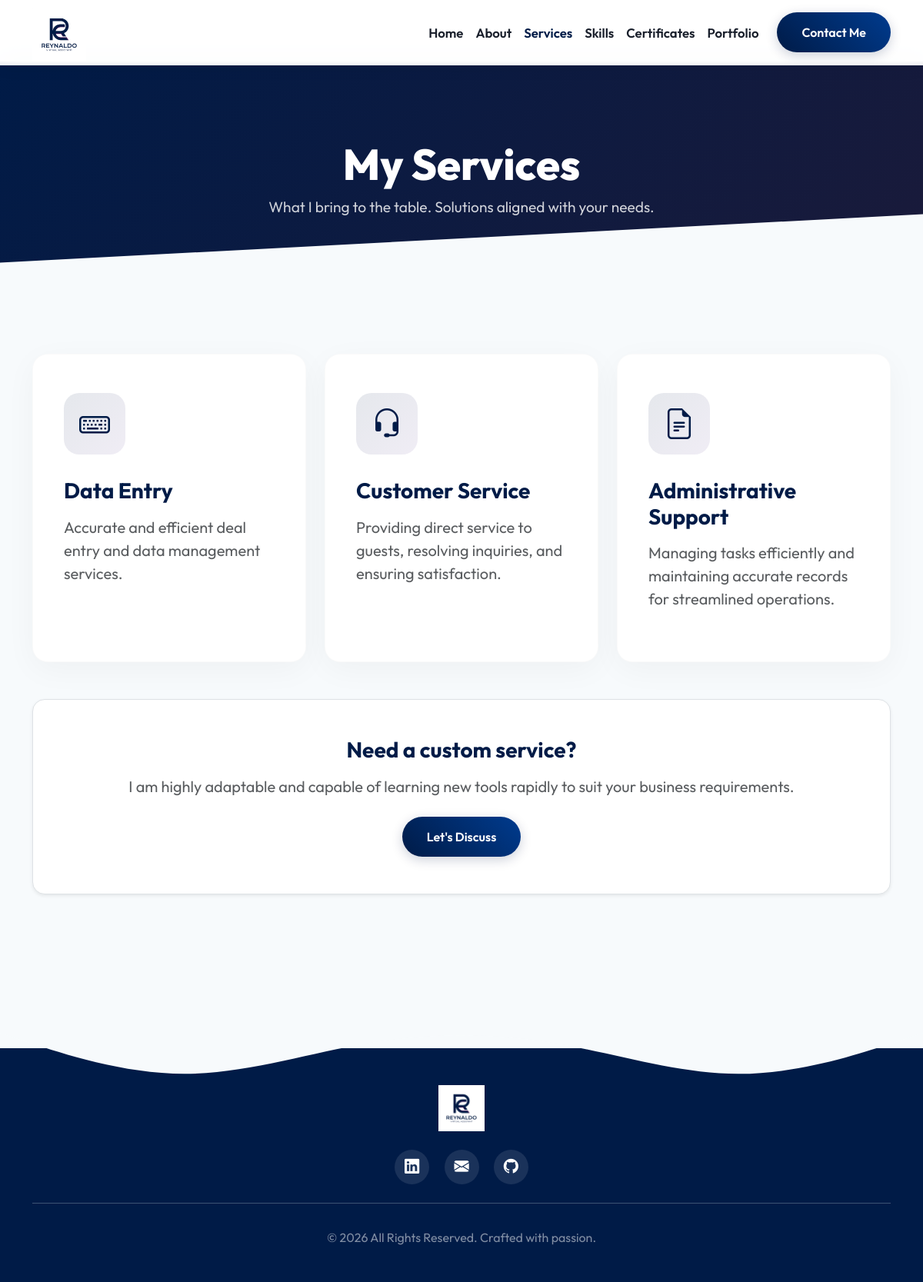
/services.php, run on the app's committed database.
### tables this page shows
CREATE TABLE `services` (
  `id` int(11) NOT NULL,
  `icon` varchar(50) NOT NULL,
  `icon_image` varchar(255) DEFAULT NULL,
  `title` varchar(100) NOT NULL,
  `description` text NOT NULL
);

### services.php (the view)
<?php
include 'includes/header.php';
$stmt_services = $pdo->query("SELECT * FROM services");
$services = $stmt_services->fetchAll();
?>
<header class="page-header">
    <div class="container">
        <h1>My Services</h1>
        <p>What I bring to the table. Solutions aligned with your needs.</p>
    </div>
</header>
<section class="section-padding bg-slate">
    <div class="container">
        <div class="row g-4">
            <?php foreach($services as $service): ?>
            <div class="col-md-6 col-lg-4">
                <div class="service-card">
                    <div class="service-icon">
                        <i class="bi <?= htmlspecialchars($service['icon']) ?>"></i>
                    </div>
                    <h3 class="fw-bold mb-3"><?= htmlspecialchars($service['title']) ?></h3>
                    <p class="text-muted fs-5 lh-base"><?= htmlspecialchars($service['description']) ?></p>
                </div>
            </div>
            <?php endforeach; ?>
        </div>
        <div class="mt-5 text-center bg-white p-5 rounded-4 shadow-sm border">
            <h3 class="mb-3">Need a custom service?</h3>
            <p class="text-muted mb-4 fs-5">I am highly adaptable and capable of learning new tools rapidly to suit your business requirements.</p>
            <a href="contact" class="btn btn-primary-custom">Let's Discuss</a>
        </div>
    </div>
</section>
<?php include 'includes/footer.php'; ?>

### assets/css/style.css (style rules this page uses)
:root { --primary-color: #001B47; --primary-hover: #002868; --accent-color: #6a4c9c; --text-dark: #1a202c; --text-muted: #718096; --bg-light: #f7fafc; --bg-slate: #edf2f7; --white: #ffffff; }
html { height: 100%; }
body { font-family: 'Outfit', sans-serif; color: var(--text-dark); background-color: var(--bg-light); padding-top: 80px; display: flex; flex-direction: column; min-height: 100vh; }
.page-header { background: linear-gradient(135deg, var(--primary-color) 0%, #1a1a3a 100%); padding: 100px 0 60px; color: var(--white); text-align: center; position: relative; overflow: hidden; }
.page-header::after { content: ''; position: absolute; bottom: -50px; left: 0; width: 100%; height: 100px; background: var(--bg-light); transform: skewY(-3deg); z-index: 1; }
.page-header h1 { position: relative; z-index: 2; font-size: 3.5rem; font-weight: 800; color: var(--white); }
.page-header p { position: relative; z-index: 2; color: rgba(255,255,255,0.8); font-size: 1.2rem; }
h1, h2, h3, h4, h5, h6 { font-weight: 700; color: var(--primary-color); }
.btn-primary-custom { background: linear-gradient(45deg, var(--primary-color), #003b8e); color: var(--white); padding: 14px 32px; border-radius: 50px; font-weight: 600; border: none; transition: all 0.3s ease; box-shadow: 0 4px 15px rgba(0, 27, 71, 0.2); }
.section-padding { padding: 100px 0; }
.service-card { background: var(--white); padding: 50px 40px; border-radius: 20px; box-shadow: 0 10px 40px rgba(0,0,0,0.04); transition: all 0.4s cubic-bezier(0.175, 0.885, 0.32, 1.275); height: 100%; position: relative; overflow: hidden; border: 1px solid rgba(0,0,0,0.02); }
.service-card::before { content: ''; position: absolute; top: 0; left: 0; width: 100%; height: 5px; background: linear-gradient(90deg, var(--primary-color), var(--accent-color)); transform: scaleX(0); transform-origin: left; transition: transform 0.4s ease; }
.service-icon { width: 80px; height: 80px; background: linear-gradient(135deg, rgba(0, 27, 71, 0.1), rgba(106, 76, 156, 0.1)); color: var(--primary-color); border-radius: 20px; display: flex; align-items: center; justify-content: center; font-size: 2.5rem; margin-bottom: 30px; transition: all 0.3s ease; }

### data on the page
services: title "Data Entry", description "Accurate and efficient deal entry and data management services."
services: title "Customer Service", description "Providing direct service to guests, resolving inquiries, and ensuring satisfaction."
services: title "Administrative Support", description "Managing tasks efficiently and maintaining accurate records for streamlined operations."
